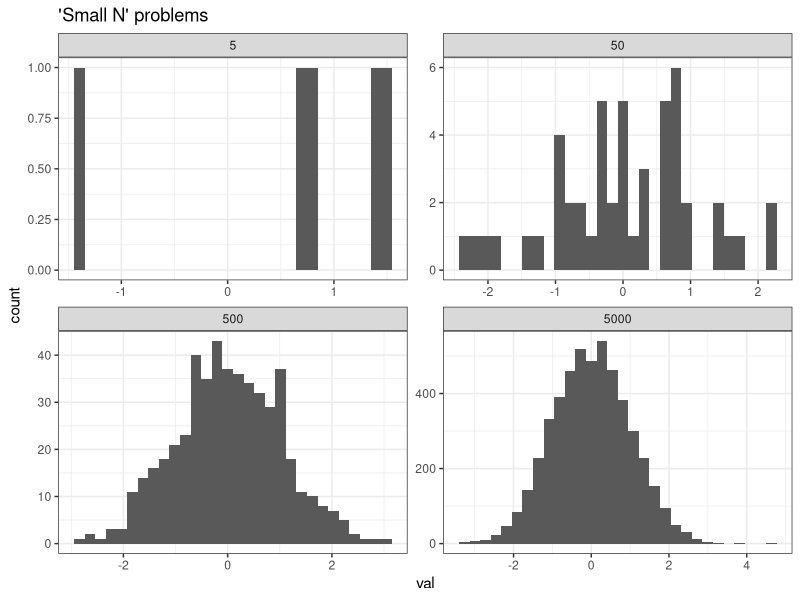

Recreate this plot in R.
## ---- chunk 1
knitr::opts_chunk$set(echo = FALSE)
library(dplyr)
library(ggplot2)
theme_set(theme_bw())
## ---- chunk 2

few_draws <- data.frame(ndraws = 5, val = rnorm(n = 5, mean = 0, sd = 1))
more_draws <- data.frame(ndraws = 50, val = rnorm(n = 50))
many_draws <- data.frame(ndraws = 500, val = rnorm(n = 500, mean = 0, sd = 1))
many_many_draws <- data.frame(ndraws = 5000, val = rnorm(n = 5000, mean = 0, sd = 1))

all_draws <-bind_rows(few_draws, many_draws, more_draws,many_many_draws)

ggplot(all_draws, aes(val)) + geom_histogram() +
  facet_wrap(vars(ndraws), scales = "free") + 
  ggtitle("'Small N' problems")
# 
# all_draws %>%
#   ggplot(aes(val)) +
#   geom_histogram() +
#  # scale_y_continuous(limits = c(0, most_sold), breaks = seq(0,1e5, by = 5000)) +
#  # theme_minimal() +
#   ## gganimate functionality starts here
#   labs(x = "Value", title = "{frame_time}") +
#   transition_time(ndraws) +
#   ease_aes("linear")
# 
# anim_save("emergence.gif")
